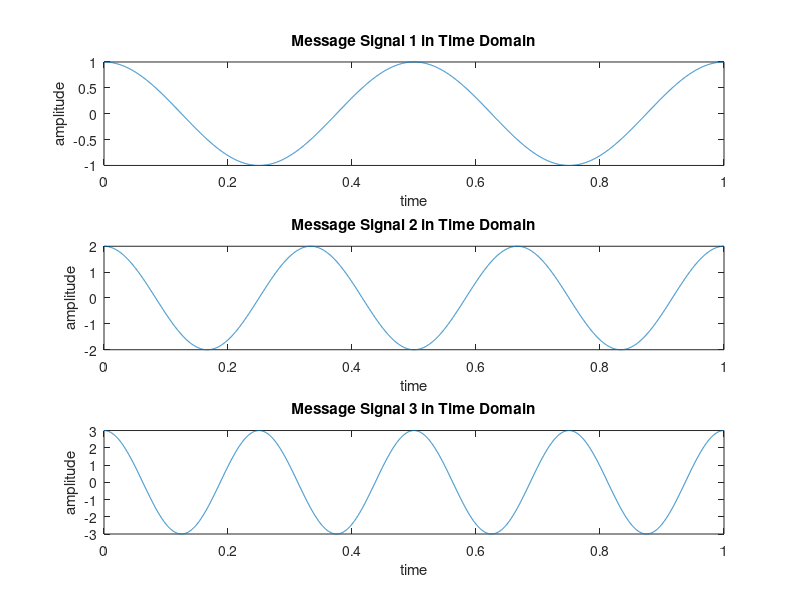
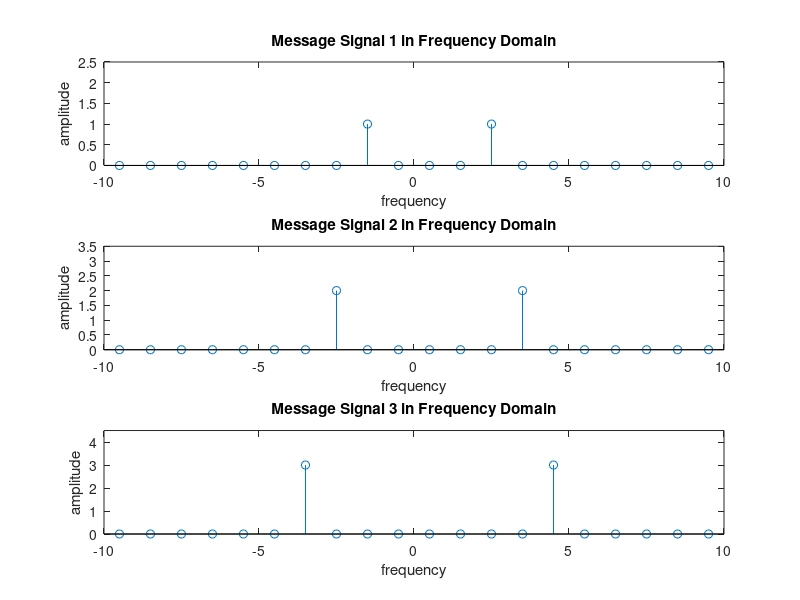
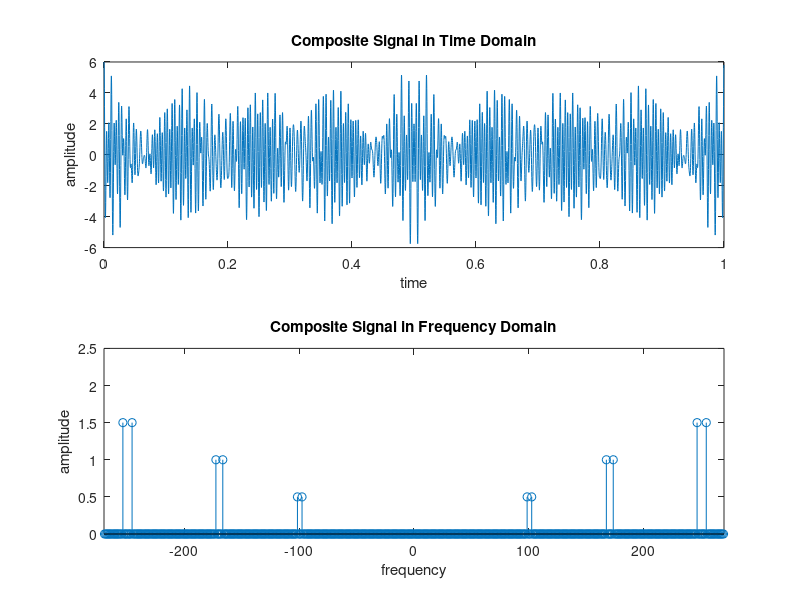
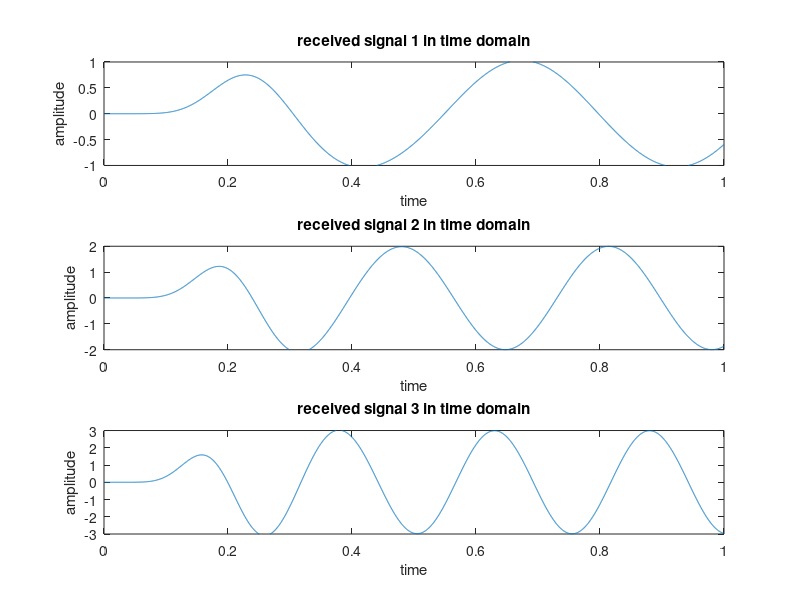

The MATLAB script that drew these images, in order:
clc
clear all
close all

%% Message Signal Generation
fs = 5000; %Sampling Frequency
t = 0:1/fs:1-1/fs; %Generating Time axis
Am1 = 1; %Amplitude of First Message Signal
fm1 = 2; %Frequency of First Message Signal
m1 = Am1*cos(2*pi*fm1*t); % First Message Signal
Am2 = 2; %Amplitude of Second Message Signal
fm2 = 3; %Frequency of Second Message Signal
m2 = Am2*cos(2*pi*fm2*t); % Second Message Signal
Am3 = 3; %Amplitude of Third Message Signal
fm3 = 4; %Frequency of Third Message Signal
m3 = Am3*cos(2*pi*fm3*t); % Third Message Signal
%%
%% Carrier Signal Generation
Cm1 = 1; %Amplitude of First Carrier Signal
fc1 = 100; %Frequency of First Carrier Signal
c1 = Cm1*cos(2*pi*fc1*t); % First Carrier Signal
Cm2 = 1; %Amplitude of Second Carrier Signal
fc2 = 170; %Frequency of Second Carrier Signal
c2 = Cm2*cos(2*pi*fc2*t); % Second Carrier Signal
Cm3 = 1; %Amplitude of Third Carrier Signal
fc3 = 250; %Frequency of Third Carrier Signal
c3 = Cm3*cos(2*pi*fc3*t); % Third Carrier Signal
%%
%% Composite Signal Generation
x = (m1).*c1+(m2).*c2+(m3).*c3;
%%%% Plotting the Signals in Time-Domain and Frequency-Domain
figure
subplot(3,1,1)
plot(t,m1)
xlabel('time')
ylabel('amplitude')
title('Message Signal 1 in Time Domain')
ylim([-Am1 Am1])
subplot(3,1,2)
plot(t,m2)
xlabel('time')
ylabel('amplitude')
title('Message Signal 2 in Time Domain')
ylim([-Am2 Am2])
subplot(3,1,3)
plot(t,m3)
xlabel('time')
ylabel('amplitude')
title('Message Signal 3 in Time Domain')
ylim([-Am3 Am3])
M1 = abs(fftshift(fft(m1)))/(fs/2); %Fourier Transformation of m1
M2 = abs(fftshift(fft(m2)))/(fs/2); %Fourier Transformation of m2
M3 = abs(fftshift(fft(m3)))/(fs/2); %Fourier Transformation of m3
X = abs(fftshift(fft(x)))/(fs/2); %Fourier Transformation of x
f = fs/2*linspace(-1,1,fs);
figure
subplot(3,1,1)
stem(f,M1)
xlabel('frequency')
ylabel('amplitude')
title('Message Signal 1 in Frequency Domain')
axis([-10 10 0 2.5])
subplot(3,1,2)
stem(f,M2)
xlabel('frequency')
ylabel('amplitude')
title('Message Signal 2 in Frequency Domain')
axis([-10 10 0 3.5])
subplot(3,1,3)
stem(f,M3)
xlabel('frequency')
ylabel('amplitude')
title('Message Signal 3 in Frequency Domain')
axis([-10 10 0 4.5])
figure
subplot(2,1,1)
plot(t,x)
xlabel('time')
ylabel('amplitude')
title('Composite Signal in Time Domain')
subplot(2,1,2)
stem(f,X)
xlabel('frequency')
ylabel('amplitude')
title('Composite Signal in Frequency Domain')
axis([-270 270 0 2.5])
%%
%% Passing the Composite Signal Through Bandpass Filter
[num1, den1] = butter(5, [(fc1-fm1-6)/(fs/2),(fc1+fm1+6)/(fs/2)]);
%Butterworth Filter Window Determining for Bandpass Filter
bpf1 = filter(num1,den1,x); %Filtering is done here
[num2, den2] = butter(5, [(fc2-fm2-6)/(fs/2),(fc2+fm2+6)/(fs/2)]);
%Butterworth Filter Window Determining for Bandpass Filter
bpf2 = filter(num2,den2,x); %Filtering is done here
[num3, den3] = butter(5, [(fc3-fm3-6)/(fs/2),(fc3+fm3+6)/(fs/2)]);
%Butterworth Filter Window Determining for Bandpass Filter
bpf3 = filter(num3,den3,x); %Filtering is done here
%%
%% Mixing
z1 = 2*bpf1.*c1;
z2 = 2*bpf2.*c2;
z3 = 2*bpf3.*c3;
%%
%% Passing the Mixed Signals Through Lowpass Filter
[num4, den4] = butter(5, (fm1+3)/(fs/2)); %Low pass filter is made here
rec1 = filter(num4,den4,z1); %Filtering is done here
[num5, den5] = butter(5, (fm2+3)/(fs/2)); %Low pass filter is made here
rec2 = filter(num5,den5,z2); %Filtering is done here
[num6, den6] = butter(5, (fm3+3)/(fs/2)); %Low pass filter is made here
rec3 = filter(num6,den6,z3); %Filtering is done here
%%
%% Plotting the Received Signals in Time-Domain and Frequency Domain
figure
subplot(3,1,1)
plot(t,rec1)
xlabel('time')
ylabel('amplitude')
title('received signal 1 in time domain')
ylim([-Am1 Am1])
subplot(3,1,2)
plot(t,rec2)
xlabel('time')
ylabel('amplitude')
title('received signal 2 in time domain')
ylim([-Am2 Am2])
subplot(3,1,3)
plot(t,rec3)
xlabel('time')
ylabel('amplitude')
title('received signal 3 in time domain')
ylim([-Am3 Am3])
R1 = abs(fftshift(fft(rec1)))/(fs/2); %Fourier Transformation is done here
R2 = abs(fftshift(fft(rec2)))/(fs/2); %Fourier Transformation is done here
R3 = abs(fftshift(fft(rec3)))/(fs/2); %Fourier Transformation is done here
figure
subplot(3,1,1)
stem(f,R1)
xlabel('frequency')
ylabel('amplitude')
title('received signal 1 in frequency domain')
xlim([-10 10])
subplot(3,1,2)
stem(f,R2)
xlabel('frequency')
ylabel('amplitude')
title('received signal 2 in frequency domain')
xlim([-10 10])
subplot(3,1,3)
stem(f,R3)
xlabel('frequency')
ylabel('amplitude')
title('received signal 3 in frequency domain')
xlim([-10 10])
%% End